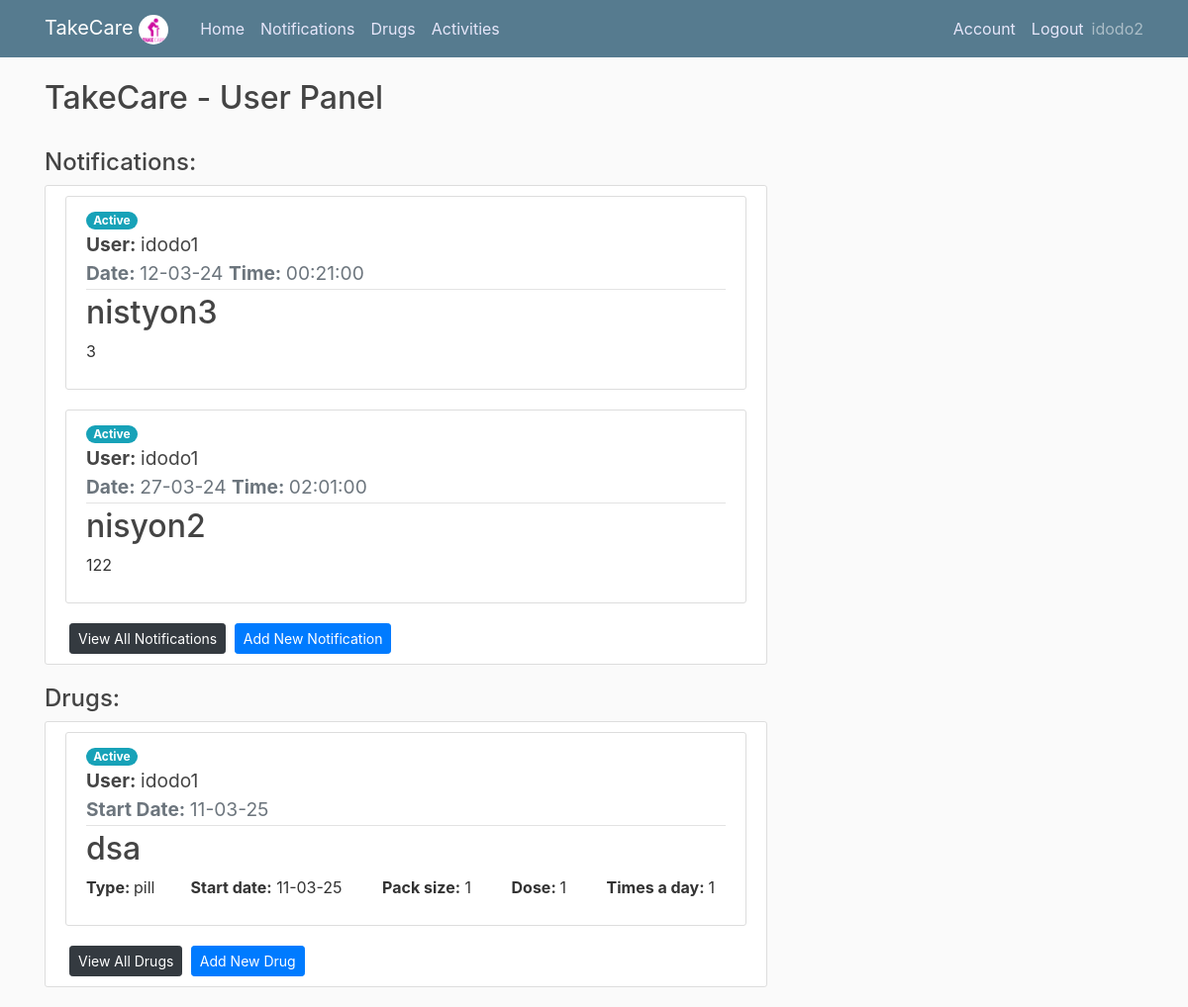
The app's page /home (signed in), older data.
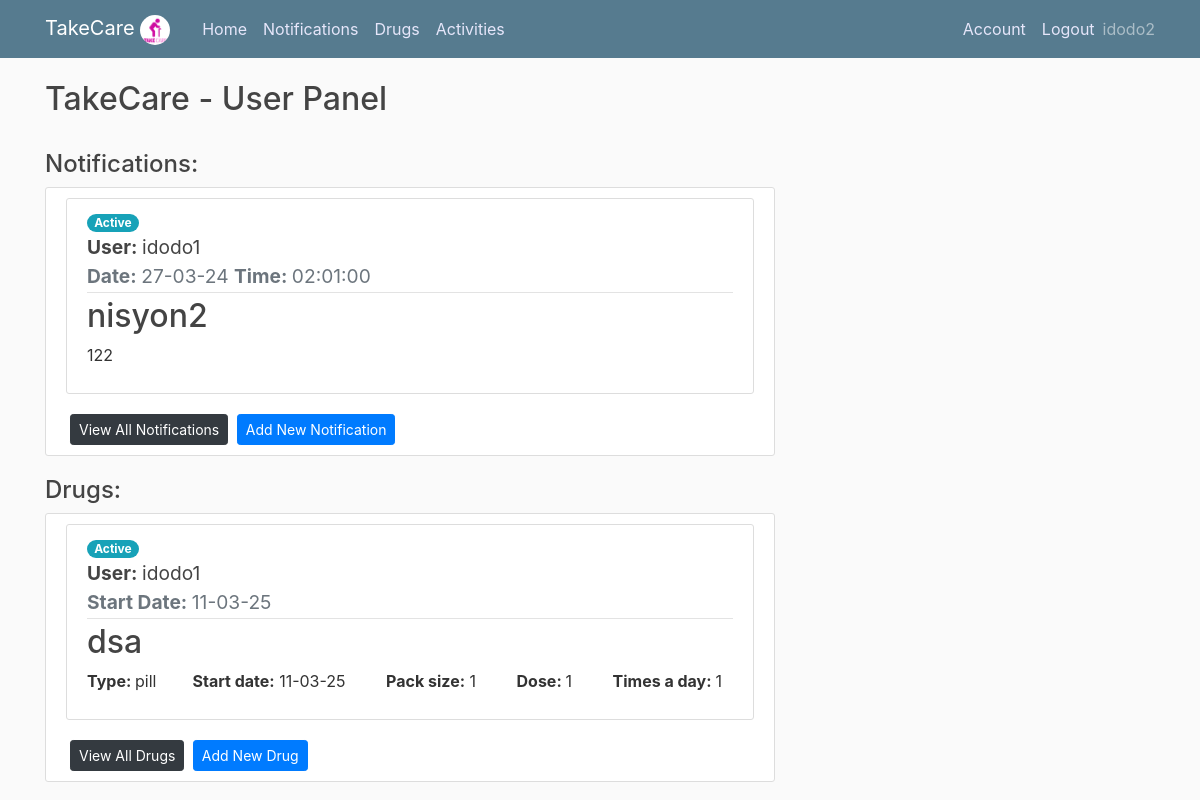
The same page, newer data.
### app/models.py (models this page shows, shortened)
class User(db.Model, UserMixin):
    id = db.Column(db.Integer, primary_key=True)
    username = db.Column(db.String(20), unique=True,nullable=False)
    email = db.Column(db.String(100), unique=True,nullable=False)
    image_file = db.Column(db.String(100),nullable=False,default='default.jpg')
    password= db.Column(db.String(60),nullable=False)
    ElderlyUser = db.relationship('Elderlyuser',backref='creator',lazy=True )
    Notifications = db.relationship('Notification',backref='creator',lazy=True )
    Drugs = db.relationship('Drug',backref='creator',lazy=True )

class Notification(db.Model):
    id = db.Column(db.Integer, primary_key=True)
    title = db.Column(db.String(150),nullable=False)
    content = db.Column(db.Text,nullable=False)
    date = db.Column(db.Date,nullable=False)
    time = db.Column(db.Time,nullable=False)
    took = db.Column(db.Boolean, nullable=False)
    user_id = db.Column(db.Integer, db.ForeignKey('user.id'), nullable=False)
    elderly_user_id = db.Column(db.Integer, db.ForeignKey('elderlyuser.id'), nullable=False)

class Elderlyuser(db.Model, UserMixin):
    id = db.Column(db.Integer, primary_key=True)
    username = db.Column(db.String(20), unique=True,nullable=False)
    password= db.Column(db.String(60),nullable=False)
    user_id = db.Column(db.Integer, db.ForeignKey('user.id'), nullable=False)

class Drug(db.Model):
    id = db.Column(db.Integer, primary_key=True)
    name = db.Column(db.String(150),nullable=False)
    type = db.Column(db.Text,nullable=False)
    dose = db.Column(db.Integer,nullable=False)
    timesaday = db.Column(db.Integer,nullable=False)
    taketime= db.Column(db.Time, nullable=False)
    gap = db.Column(db.Integer, nullable=False)
    packsize = db.Column(db.Integer,nullable=False)
    daystotake = db.Column(db.Integer,nullable=False)
    startdate = db.Column(db.Date,nullable=False)
    finish = db.Column(db.Boolean, nullable=False)
    user_id = db.Column(db.Integer, db.ForeignKey('user.id'), nullable=False)
    elderly_user_id = db.Column(db.Integer, db.ForeignKey('elderlyuser.id'), nullable=False)
    drugschedules = db.relationship("DrugSchedule", cascade="all, delete")
    warnings = db.Column(db.String)

### app/routes.py (the view)
@app.route("/")
@app.route("/home")
@login_required
def home():
    notifications = Notification.query.filter_by(user_id=current_user.id).order_by(Notification.date.asc()).order_by(Notification.time.asc())
    drugs = Drug.query.filter_by(user_id=current_user.id).order_by(Drug.startdate.asc())
    eldelys = Elderlyuser.query.filter_by(user_id=current_user.id)
    eldelys_dict = {i.id: i.username for i in eldelys}
    return render_template("home.html",notifications=notifications ,drugs=drugs,eldelys_dict=eldelys_dict)

### app/models.py (called while the page is built)
@login_manager.user_loader
def load_user(user_id):
    return User.query.get(int(user_id))

### app/templates/home.html
{% extends "layout.html" %}
{% block content %}
  <h2> TakeCare - User Panel </h2>
  <br>
  <h4>Notifications:</h4>
  <div class="content-section">
    {% if notifications.count() == 0  %}
        <h5>No notifications found</h5>
    {% else %}
      {% set counter = namespace(count=0) %}
      {% for notification in notifications %}
        {% if not notification.took %}
          {% set counter.count = counter.count + 1 %}
            {% if counter.count <=2 %}
              <article class="media content-section">
                <div class="media-body">
                       <span class="badge badge-pill badge-info">Active</span>
                       <div class="article-title">
                            <big><strong>User: </strong> {{ eldelys_dict[notification.elderly_user_id] }}</big>
                        </div>
                  <div class="article-metadata">
                    <big class="text-muted"><strong>Date: </strong> {{ notification.date.strftime('%d-%m-%y') }}   <strong>Time: </strong> {{ notification.time }} </big>
                  </div>
                  <h2>{{ notification.title }}</h2>
                  <p class="article-content">{{ notification.content }}</p>
                </div>
              </article>
            {% endif %}
        {% endif %}
      {% endfor %}
    {% endif %}
    <a class="btn btn-dark btn-sm ml-1" href="{{url_for('notification')}}"> View All Notifications</a>
    <a class="btn btn-primary btn-sm ml-1" href="{{url_for('add_notification')}}"> Add New Notification</a>
  </div>
  <h4>Drugs:</h4>
  <div class="content-section">
    {% if drugs.count() == 0  %}
        <h5>No drugs found</h5>
    {% else %}
      {% set counter = namespace(count=0) %}
      {% for drug in drugs %}
        {% if not drug.finish %}
          {% set counter.count = counter.count + 1 %}
            {% if counter.count <=2 %}
              <article class="media content-section">
                <div class="media-body">
                        <span class="badge badge-pill badge-info">Active</span>
                        <div class="article-title">
                            <big><strong>User: </strong> {{ eldelys_dict[drug.elderly_user_id] }}</big>
                        </div>
                  <div class="article-metadata">
                    <big class="text-muted"><strong>Start Date: </strong> {{ drug.startdate.strftime('%d-%m-%y') }} </big>
                  </div>
                  <h2>{{ drug.name }}</h2>
                    <p>
                      <strong>Type: </strong> {{ drug.type }}&nbsp; &nbsp; &nbsp; &nbsp;
                      <strong>Start date:</strong> {{ drug.startdate.strftime('%d-%m-%y') }} &nbsp; &nbsp; &nbsp; &nbsp;
                      <strong>Pack size:</strong> {{ drug.packsize }} &nbsp; &nbsp; &nbsp; &nbsp;
                      <strong> Dose: </strong>{{ drug.dose }} &nbsp; &nbsp; &nbsp; &nbsp;
                      <strong>Times a day: </strong>{{ drug.timesaday }} &nbsp;
                    </p>
                </div>
              </article>
            {% endif %}
        {% endif %}
      {% endfor %}
    {% endif %}
    <a class="btn btn-dark btn-sm ml-1" href="{{url_for('drugs')}}"> View All Drugs</a>
    <a class="btn btn-primary btn-sm ml-1" href="{{url_for('add_drug')}}"> Add New Drug</a>
  </div>
{% endblock content %}

### app/templates/layout.html (shortened to what this page needs)
<!DOCTYPE html>
<html>
<head>
    <link rel="stylesheet" href="https://maxcdn.bootstrapcdn.com/bootstrap/4.0.0/css/bootstrap.min.css">
    <link rel="stylesheet" href="https://cdn.jsdelivr.net/npm/bootstrap@4.5.3/dist/css/bootstrap.min.css">
    <link rel="stylesheet" type="text/css" href="{{ url_for('static', filename='main.css') }}">
</head>
<body>
    <header class="site-header">
      <nav class="navbar navbar-expand-md navbar-dark bg-steel fixed-top">
        <div class="container">
          <a class="navbar-brand mr-4" href="/">TakeCare   <img src="{{ url_for('static', filename='take_logo1.png') }}" alt="Take Care" width="30" height="30" style=" border-radius: 50%"></a>
          <div class="collapse navbar-collapse" id="navbarToggle">
            <div class="navbar-nav mr-auto">
              <a class="nav-item nav-link" href="{{url_for('home')}}">Home</a>
              <a class="nav-item nav-link" href="{{url_for('notification')}}">Notifications</a>
              <a class="nav-item nav-link" href="{{url_for('drugs')}}">Drugs</a>
              <a class="nav-item nav-link" href="{{url_for('activities')}}">Activities</a>
            </div>
            {% if not current_user.is_authenticated %}
            <div class="navbar-nav">
              <a class="nav-item nav-link" href="{{url_for('login')}}">Login</a>
              <a class="nav-item nav-link" href="{{url_for('register')}}">Register</a>
            </div>
            {% else %}
            <div class="navbar-nav">
              <a class="nav-item nav-link" href="{{url_for('account')}}">Account</a>
              <a class="nav-item nav-link" href="{{url_for('logout')}}">Logout</a>
              <sapn class="navbar-text">{{current_user.username}}</span>
            </div>
            {% endif %}
          </div>
        </div>
      </nav>
    </header>
    <main role="main" class="container">
      <div class="row">
        <div class="col-md-8">
          {% block content %} {% endblock %}
        </div>
    </main>
</body>
</html>

### app/static/main.css (style rules this page uses)
body { background: #fafafa; color: #333333; margin-top: 5rem; }
h1, h2, h3, h4, h5, h6 { color: #444444; }
.bg-steel { background-color:#567b8f; }
.site-header .navbar-nav .nav-link { color: rgb(230, 230, 250); }
.content-section { background: #ffffff; padding: 10px 20px; border: 1px solid #dddddd; border-radius: 3px; margin-bottom: 20px; }
.article-title { color: #444444; }
.article-content { white-space: pre-line; }
.article-metadata { padding-bottom: 1px; margin-bottom: 4px; border-bottom: 1px solid #e3e3e3 }

Row changes from the older to the newer data that the page shows:
no longer on this page (row edited): Notification: {{ eldelys_dict[notification.elderly_user_id] }} "idodo1", date "12-03-24", time "00:21:00", title "nistyon3", content "3"
